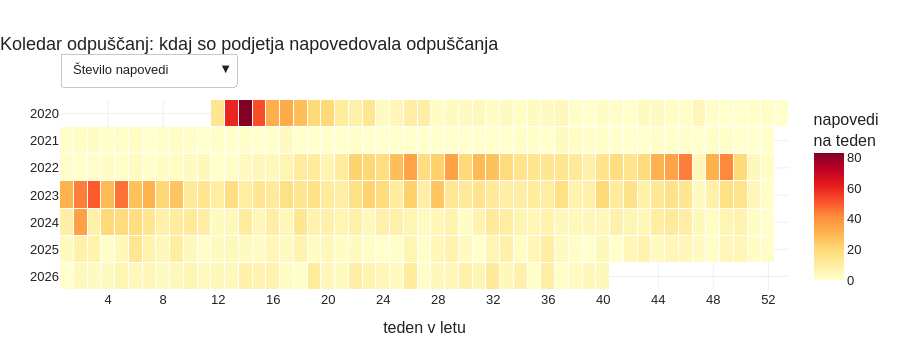

The cell this chart's notebook holds for it:
### Code cell
show("1_koledar")

### Figure 1 — Plotly figure (JSON) as saved in the notebook; plotly's stock layout.template omitted (floating-point values rounded to 4 significant figures; data arrays with more than 128 entries replaced by an {"elided": "..."} marker saying what was removed)
{"data": [{"colorbar": {"title": {"text": "napovedi<br>na teden"}}, "colorscale": [[0, "rgb(255,255,204)"], [0.125, "rgb(255,237,160)"], [0.25, "rgb(254,217,118)"], [0.375, "rgb(254,178,76)"], [0.5, "rgb(253,141,60)"], [0.625, "rgb(252,78,42)"], [0.75, "rgb(227,26,28)"], [0.875, "rgb(189,0,38)"], [1, "rgb(128,0,38)"]], "hoverongaps": false, "hovertemplate": "leto %{y}, teden %{x}: %{z} napovedi<extra></extra>", "type": "heatmap", "x": [1, 2, 3, 4, 5, 6, 7, 8, 9, 10, 11, 12, 13, 14, 15, 16, 17, 18, 19, 20, 21, 22, 23, 24, 25, 26, 27, 28, 29, 30, 31, 32, 33, 34, 35, 36, 37, 38, 39, 40, 41, 42, 43, 44, 45, 46, 47, 48, 49, 50, 51, 52, 53], "xgap": 1, "y": ["2020", "2021", "2022", "2023", "2024", "2025", "2026"], "ygap": 1, "z": {"elided": "7x53 float values"}}, {"colorbar": {"title": {"text": "odpuščeni<br>ljudje na teden"}}, "colorscale": [[0, "rgb(255,255,204)"], [0.125, "rgb(255,237,160)"], [0.25, "rgb(254,217,118)"], [0.375, "rgb(254,178,76)"], [0.5, "rgb(253,141,60)"], [0.625, "rgb(252,78,42)"], [0.75, "rgb(227,26,28)"], [0.875, "rgb(189,0,38)"], [1, "rgb(128,0,38)"]], "hoverongaps": false, "hovertemplate": "leto %{y}, teden %{x}: %{z:,.0f} ljudi<extra></extra>", "type": "heatmap", "visible": false, "x": [1, 2, 3, 4, 5, 6, 7, 8, 9, 10, 11, 12, 13, 14, 15, 16, 17, 18, 19, 20, 21, 22, 23, 24, 25, 26, 27, 28, 29, 30, 31, 32, 33, 34, 35, 36, 37, 38, 39, 40, 41, 42, 43, 44, 45, 46, 47, 48, 49, 50, 51, 52, 53], "xgap": 1, "y": ["2020", "2021", "2022", "2023", "2024", "2025", "2026"], "ygap": 1, "z": {"elided": "7x53 float values"}, "zmax": 10710.0, "zmin": 0}], "layout": {"colorway": ["#4C78A8", "#F58518", "#E45756", "#72B7B2", "#54A24B", "#EECA3B", "#B279A2", "#FF9DA6", "#9D755D", "#BAB0AC"], "font": {"color": "#222222", "family": "Arial, Helvetica, sans-serif", "size": 13}, "height": 350, "hoverlabel": {"namelength": -1}, "legend": {"orientation": "h", "x": 0, "y": -0.15, "yanchor": "top"}, "margin": {"b": 60, "l": 60, "r": 30, "t": 100}, "separators": ",.", "title": {"text": "Koledar odpuščanj: kdaj so podjetja napovedovala odpuščanja", "x": 0, "xanchor": "left"}, "updatemenus": [{"buttons": [{"args": [{"visible": [true, false]}], "label": "Število napovedi", "method": "update"}, {"args": [{"visible": [false, true]}], "label": "Število odpuščenih ljudi", "method": "update"}], "direction": "down", "showactive": true, "type": "dropdown", "x": 0, "xanchor": "left", "y": 1.25, "yanchor": "top"}], "xaxis": {"dtick": 4, "title": {"text": "teden v letu"}}, "yaxis": {"autorange": "reversed"}}}
